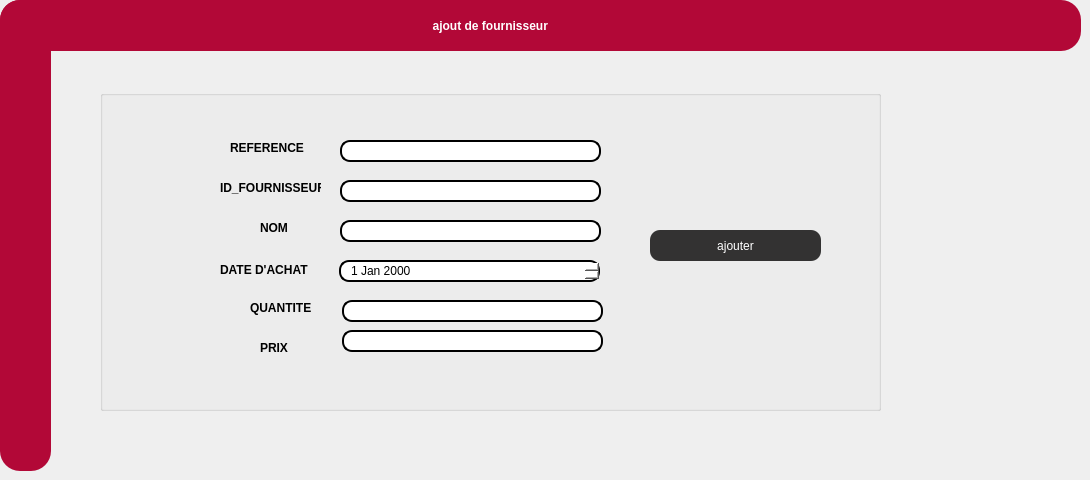
      <widget class="QWidget" name="tab_5">
       <attribute name="title">
        <string>Ajouter</string>
       </attribute>
       <widget class="QLabel" name="label_redEq_16">
        <property name="geometry">
         <rect>
          <x>0</x>
          <y>0</y>
          <width>1081</width>
          <height>51</height>
         </rect>
        </property>
        <property name="font">
         <font>
          <pointsize>9</pointsize>
          <weight>75</weight>
          <bold>true</bold>
         </font>
        </property>
        <property name="styleSheet">
         <string notr="true">color:white;

background:#b20837;
border-radius:20px;</string>
        </property>
        <property name="text">
         <string>                                                                                                                                  ajout de fournisseur</string>
        </property>
       </widget>
       <widget class="QLabel" name="label_RedEq2_15">
        <property name="geometry">
         <rect>
          <x>0</x>
          <y>0</y>
          <width>51</width>
          <height>471</height>
         </rect>
        </property>
        <property name="styleSheet">
         <string notr="true">color:white;

background:#b20837;
border-radius:20px;</string>
        </property>
        <property name="text">
         <string/>
        </property>
       </widget>
       <widget class="QGroupBox" name="groupBox_3">
        <property name="geometry">
         <rect>
          <x>100</x>
          <y>90</y>
          <width>781</width>
          <height>321</height>
         </rect>
        </property>
        <property name="title">
         <string/>
        </property>
        <widget class="QLineEdit" name="lineEdit_2">
         <property name="geometry">
          <rect>
           <x>240</x>
           <y>90</y>
           <width>261</width>
           <height>22</height>
          </rect>
         </property>
         <property name="styleSheet">
          <string notr="true">border: 2px solid black;
border-radius: 10px;
padding: 0 8px;
background: white;
selection-background-color: gray;</string>
         </property>
        </widget>
        <widget class="QLineEdit" name="lineEdit">
         <property name="geometry">
          <rect>
           <x>240</x>
           <y>50</y>
           <width>261</width>
           <height>22</height>
          </rect>
         </property>
         <property name="styleSheet">
          <string notr="true">border: 2px solid black;
border-radius: 10px;
padding: 0 8px;
background: white;
selection-background-color: gray;</string>
         </property>
        </widget>
        <widget class="QLineEdit" name="lineEdit_3">
         <property name="geometry">
          <rect>
           <x>240</x>
           <y>130</y>
           <width>261</width>
           <height>22</height>
          </rect>
         </property>
         <property name="styleSheet">
          <string notr="true">border: 2px solid black;
border-radius: 10px;
padding: 0 8px;
background: white;
selection-background-color: gray;</string>
         </property>
        </widget>
        <widget class="QDateEdit" name="dateEdit">
         <property name="geometry">
          <rect>
           <x>239</x>
           <y>170</y>
           <width>261</width>
           <height>22</height>
          </rect>
         </property>
         <property name="styleSheet">
          <string notr="true">border: 2px solid black;
border-radius: 10px;
padding: 0 8px;
background: white;
selection-background-color: gray;</string>
         </property>
        </widget>
        <widget class="QLineEdit" name="lineEdit_5">
         <property name="geometry">
          <rect>
           <x>242</x>
           <y>210</y>
           <width>261</width>
           <height>22</height>
          </rect>
         </property>
         <property name="styleSheet">
          <string notr="true">border: 2px solid black;
border-radius: 10px;
padding: 0 8px;
background: white;
selection-background-color: gray;</string>
         </property>
        </widget>
        <widget class="QLineEdit" name="lineEdit_6">
         <property name="geometry">
          <rect>
           <x>242</x>
           <y>240</y>
           <width>261</width>
           <height>22</height>
          </rect>
         </property>
         <property name="styleSheet">
          <string notr="true">border: 2px solid black;
border-radius: 10px;
padding: 0 8px;
background: white;
selection-background-color: gray;</string>
         </property>
        </widget>
        <widget class="QPushButton" name="pushButton">
         <property name="geometry">
          <rect>
           <x>550</x>
           <y>140</y>
           <width>171</width>
           <height>31</height>
          </rect>
         </property>
         <property name="styleSheet">
          <string notr="true">QPushButton{
    color:white;
	font: 75 10pt &quot;Source Code Pro&quot;;
	font: 87 7pt &quot;Nexa Rust Sans Black 01&quot;;
    background-color: rgb(51, 50, 50);
background:  rgb(51, 50, 50);
border-radius:10px;
}
QPushButton:hover
{
color:white;

background:#b20837;
border-radius:10px;
}
</string>
         </property>
         <property name="text">
          <string>ajouter</string>
         </property>
        </widget>
        <widget class="QLabel" name="label">
         <property name="geometry">
          <rect>
           <x>130</x>
           <y>50</y>
           <width>81</width>
           <height>16</height>
          </rect>
         </property>
         <property name="font">
          <font>
           <pointsize>9</pointsize>
           <weight>75</weight>
           <bold>true</bold>
          </font>
         </property>
         <property name="text">
          <string>REFERENCE</string>
         </property>
        </widget>
        <widget class="QLabel" name="label_2">
         <property name="geometry">
          <rect>
           <x>120</x>
           <y>90</y>
           <width>101</width>
           <height>16</height>
          </rect>
         </property>
         <property name="font">
          <font>
           <pointsize>9</pointsize>
           <weight>75</weight>
           <bold>true</bold>
          </font>
         </property>
         <property name="text">
          <string>ID_FOURNISSEUR</string>
         </property>
        </widget>
        <widget class="QLabel" name="label_3">
         <property name="geometry">
          <rect>
           <x>160</x>
           <y>130</y>
           <width>55</width>
           <height>16</height>
          </rect>
         </property>
         <property name="font">
          <font>
           <pointsize>9</pointsize>
           <weight>75</weight>
           <bold>true</bold>
          </font>
         </property>
         <property name="text">
          <string>NOM</string>
         </property>
        </widget>
        <widget class="QLabel" name="label_4">
         <property name="geometry">
          <rect>
           <x>120</x>
           <y>170</y>
           <width>101</width>
           <height>20</height>
          </rect>
         </property>
         <property name="font">
          <font>
           <weight>75</weight>
           <bold>true</bold>
          </font>
         </property>
         <property name="text">
          <string>DATE D'ACHAT</string>
         </property>
        </widget>
        <widget class="QLabel" name="label_5">
         <property name="geometry">
          <rect>
           <x>150</x>
           <y>210</y>
           <width>71</width>
           <height>16</height>
          </rect>
         </property>
         <property name="font">
          <font>
           <pointsize>9</pointsize>
           <weight>75</weight>
           <bold>true</bold>
          </font>
         </property>
         <property name="text">
          <string>QUANTITE</string>
         </property>
        </widget>
        <widget class="QLabel" name="label_6">
         <property name="geometry">
          <rect>
           <x>160</x>
           <y>250</y>
           <width>55</width>
           <height>16</height>
          </rect>
         </property>
         <property name="font">
          <font>
           <pointsize>9</pointsize>
           <weight>75</weight>
           <bold>true</bold>
          </font>
         </property>
         <property name="text">
          <string>PRIX</string>
         </property>
        </widget>
       </widget>
      </widget>
